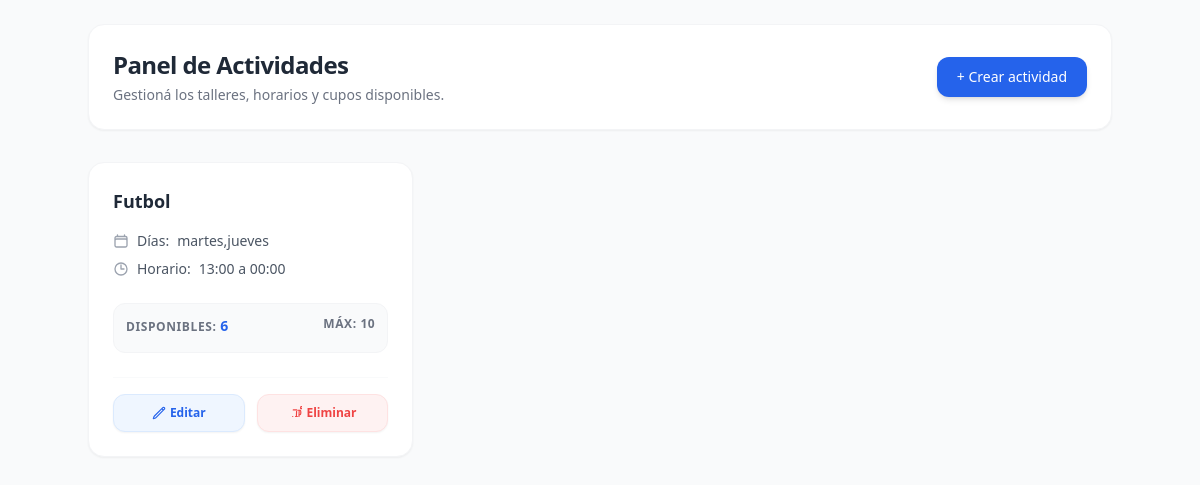
Before: /actividades/ with the older database file.
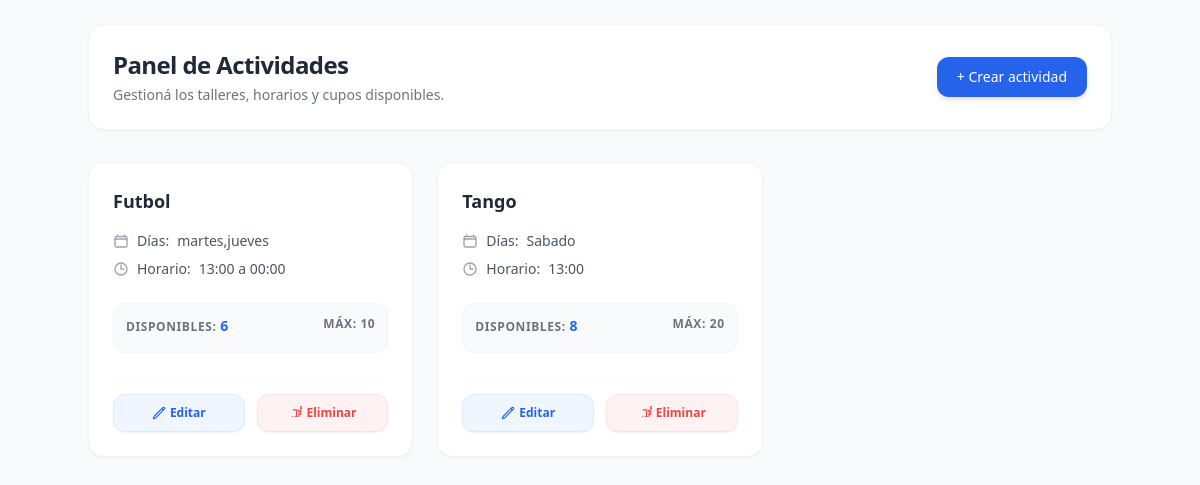
After: the same page with the newer database file.
### apps/actividades/models.py (models this page shows, shortened)
class Actividad(models.Model):
    nombre = models.CharField(max_length=100)
    dias = models.CharField(max_length=40)
    horario = models.CharField(max_length=20)
    cupo_max = models.IntegerField()
    cupo_disponible = models.IntegerField()

### apps/actividades/views.py (the view)
# urls.py: path('', ActividadListView.as_view(), name='list'),
class ActividadListView(ListView):
    model = Actividad
    template_name = 'actividades/list.html'
    context_object_name = 'actividades'

### templates/actividades/list.html (shortened to what this page needs)
<!DOCTYPE html>
<html lang="es">
<head>
    <script src="https://cdn.tailwindcss.com"></script>
</head>
<body class="bg-gray-50 p-6 min-h-screen">
    <div class="container mx-auto max-w-5xl">
        <header class="flex flex-col sm:flex-row justify-between items-center bg-white p-6 rounded-2xl shadow-sm border border-gray-100 mb-8 gap-4">
            <div>
                <h1 class="text-2xl font-bold text-gray-800 tracking-tight">Panel de Actividades</h1>
                <p class="text-sm text-gray-500 mt-1">Gestioná los talleres, horarios y cupos disponibles.</p>
            </div>
            <a href="{% url 'actividades:create' %}" class="bg-blue-600 hover:bg-blue-700 text-white text-sm font-medium px-5 py-2.5 rounded-xl shadow-md transition-all duration-150 transform active:scale-95 block">
                + Crear actividad
            </a>
        </header>
        <div class="grid grid-cols-1 md:grid-cols-2 lg:grid-cols-3 gap-6">
            {% for actividad in actividades %}
            <div class="bg-white rounded-2xl shadow-sm border border-gray-100 p-6 flex flex-col justify-between hover:shadow-md transition-shadow duration-200 group">
                <div>
                    <h3 class="text-lg font-bold text-gray-800 group-hover:text-blue-600 transition-colors mb-4">
                        {{ actividad.nombre }}
                    </h3>
                    <div class="space-y-2 mb-6">
                        <div class="flex items-center gap-2 text-sm text-gray-600">
                            <span class="font-medium">Días:</span> {{ actividad.dias }}
                        </div>
                        <div class="flex items-center gap-2 text-sm text-gray-600">
                            <svg xmlns="http://www.w3.org/2000/svg" fill="none" viewBox="0 0 24 24" stroke-width="2" stroke="currentColor" class="w-4 h-4 text-gray-400">
                                <path stroke-linecap="round" stroke-linejoin="round" d="M12 6v6h4.5m4.5 0a9 9 0 1 1-18 0 9 9 0 0 1 18 0z" />
                            </svg>
                            <span class="font-medium">Horario:</span> {{ actividad.horario }}
                        </div>
                    </div>
                    <div class="bg-gray-50 rounded-xl p-3 mb-6 border border-gray-100">
                        <div class="flex justify-between text-xs font-semibold text-gray-500 uppercase tracking-wider mb-1">
                            <span>Disponibles: <strong class="text-blue-600 text-sm font-bold">{{ actividad.cupo_disponible }}</strong></span>
                            <span>Máx: {{ actividad.cupo_max }}</span>
                        </div>
                    </div>
                </div>
                <div class="grid grid-cols-2 gap-3 pt-4 border-t border-gray-50">
                    <a href="{% url 'actividades:update' actividad.id %}" class="inline-flex items-center justify-center gap-1 bg-blue-50 hover:bg-blue-100 text-blue-600 text-xs font-semibold py-2.5 rounded-xl border border-blue-100 transition-all duration-150 transform active:scale-95 shadow-sm">
                        Editar
                    </a>
                    <a href="{% url 'actividades:delete' actividad.id %}" class="inline-flex items-center justify-center gap-1 bg-red-50 hover:bg-red-100 text-red-500 text-xs font-semibold py-2.5 rounded-xl border border-red-100 transition-all duration-150 transform active:scale-95 shadow-sm">
                        Eliminar
                    </a>
                </div>
            </div>
            {% empty %}
            <div class="col-span-1 md:col-span-2 lg:col-span-3 text-center py-12 bg-white rounded-2xl border border-gray-100 shadow-sm">
                <p class="text-sm text-gray-400 font-medium">No hay actividades registradas en el sistema todavía.</p>
            </div>
            {% endfor %}
        </div>
    </div>
</body>
</html>

Changed rows visible on the page:
added Actividad: nombre "Tango", dias "Sabado", horario "13:00", cupo_disponible "8", cupo_max "20"
